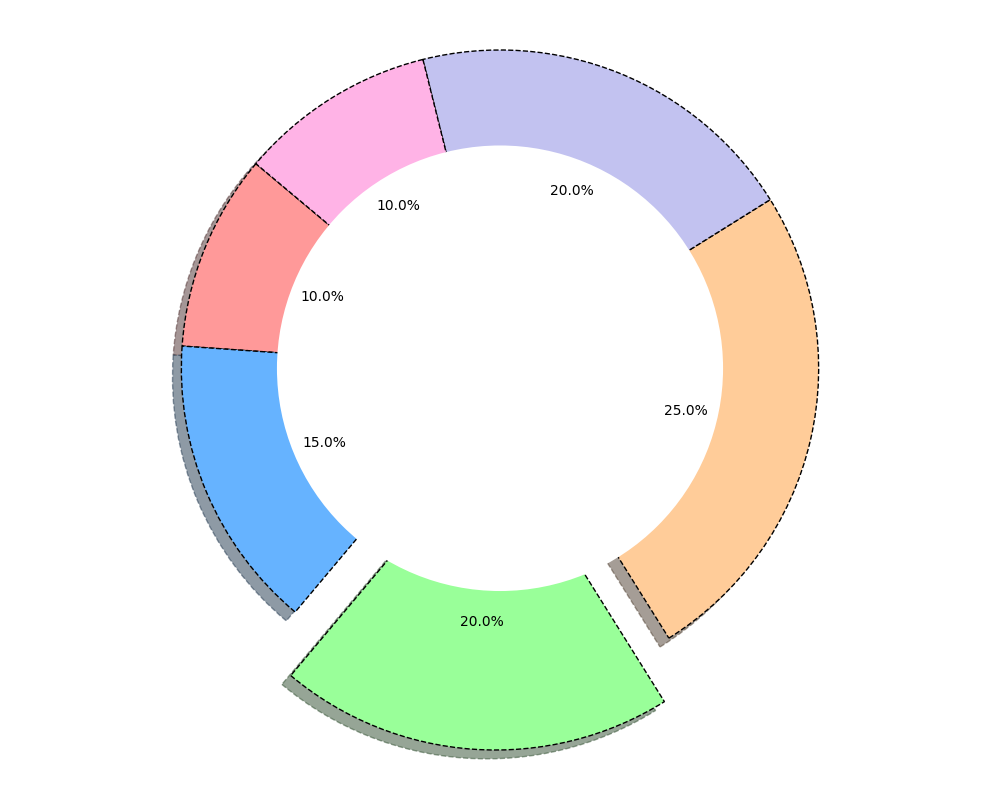

Write the Python code that produced this figure.
import matplotlib.pyplot as plt

time_spent = [10, 15, 20, 25, 20, 10]
colors = ['#ff9999', '#66b3ff', '#99ff99', '#ffcc99', '#c2c2f0', '#ffb3e6']
explode = (0, 0, 0.2, 0, 0, 0)

fig, ax = plt.subplots(figsize=(10, 8))
wedges, texts, autotexts = ax.pie(
    time_spent, autopct='%1.1f%%', startangle=140,
    colors=colors, explode=explode, shadow=True,
    wedgeprops=dict(edgecolor='black', linestyle='--')
)

# Create the donut shape by adding a circle at the center
centre_circle = plt.Circle((0, 0), 0.70, fc='white')
fig.gca().add_artist(centre_circle)

ax.axis('equal')
plt.tight_layout()

plt.show()
